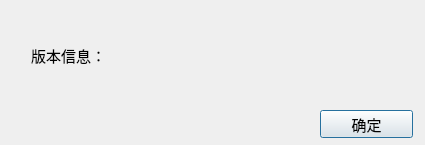
<?xml version="1.0" encoding="UTF-8"?>
<ui version="4.0">
 <class>CDialogHelp</class>
 <widget class="QDialog" name="CDialogHelp">
  <property name="geometry">
   <rect>
    <x>0</x>
    <y>0</y>
    <width>425</width>
    <height>145</height>
   </rect>
  </property>
  <property name="windowTitle">
   <string>帮助</string>
  </property>
  <property name="styleSheet">
   <string notr="true">QWidget
{
	font-size:15px;
	font-family:Microsoft Yahei;	
}</string>
  </property>
  <widget class="QPushButton" name="btnOK">
   <property name="geometry">
    <rect>
     <x>320</x>
     <y>110</y>
     <width>93</width>
     <height>28</height>
    </rect>
   </property>
   <property name="text">
    <string>确定</string>
   </property>
  </widget>
  <widget class="QWidget" name="layoutWidget">
   <property name="geometry">
    <rect>
     <x>20</x>
     <y>30</y>
     <width>221</width>
     <height>51</height>
    </rect>
   </property>
   <layout class="QGridLayout" name="gridLayout">
    <item row="0" column="0">
     <widget class="QLabel" name="label">
      <property name="text">
       <string>版本信息：</string>
      </property>
     </widget>
    </item>
    <item row="0" column="1">
     <widget class="QLabel" name="label_2">
      <property name="text">
       <string/>
      </property>
     </widget>
    </item>
   </layout>
  </widget>
 </widget>
 <layoutdefault spacing="6" margin="11"/>
 <resources/>
 <connections/>
</ui>
